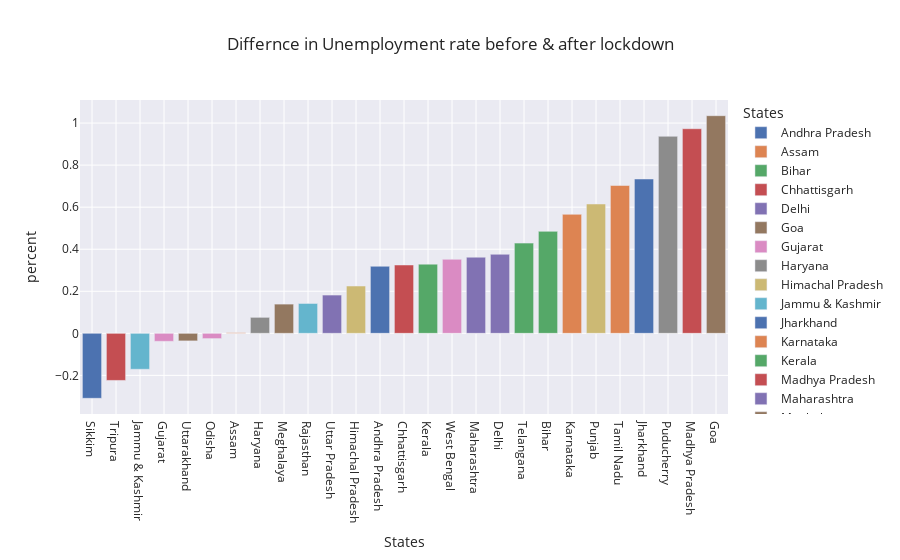

The cell this chart's notebook holds for it:
### Code cell
import plotly.express as px
plt.figure(figsize =(10, 7))
fig = px.bar(df1, x='States', y='percent', color='States', title='Differnce in Unemployment rate before & after lockdown', template='seaborn')

# Updating the x-axis category order to be in descending total
fig.update_layout(xaxis={'categoryorder': 'total ascending'})
fig.show()

### Figure 1 — Plotly figure (JSON) as saved in the notebook; plotly's stock layout.template omitted (floating-point values rounded to 4 significant figures)
{"data": [{"alignmentgroup": "True", "hovertemplate": "States=%{x}<br>percent=%{y}<extra></extra>", "legendgroup": "Andhra Pradesh", "marker": {"color": "rgb(76,114,176)", "pattern": {"shape": ""}}, "name": "Andhra Pradesh", "offsetgroup": "Andhra Pradesh", "orientation": "v", "showlegend": true, "textposition": "auto", "type": "bar", "x": ["Andhra Pradesh"], "xaxis": "x", "y": [0.319], "yaxis": "y"}, {"alignmentgroup": "True", "hovertemplate": "States=%{x}<br>percent=%{y}<extra></extra>", "legendgroup": "Assam", "marker": {"color": "rgb(221,132,82)", "pattern": {"shape": ""}}, "name": "Assam", "offsetgroup": "Assam", "orientation": "v", "showlegend": true, "textposition": "auto", "type": "bar", "x": ["Assam"], "xaxis": "x", "y": [0.003], "yaxis": "y"}, {"alignmentgroup": "True", "hovertemplate": "States=%{x}<br>percent=%{y}<extra></extra>", "legendgroup": "Bihar", "marker": {"color": "rgb(85,168,104)", "pattern": {"shape": ""}}, "name": "Bihar", "offsetgroup": "Bihar", "orientation": "v", "showlegend": true, "textposition": "auto", "type": "bar", "x": ["Bihar"], "xaxis": "x", "y": [0.485], "yaxis": "y"}, {"alignmentgroup": "True", "hovertemplate": "States=%{x}<br>percent=%{y}<extra></extra>", "legendgroup": "Chhattisgarh", "marker": {"color": "rgb(196,78,82)", "pattern": {"shape": ""}}, "name": "Chhattisgarh", "offsetgroup": "Chhattisgarh", "orientation": "v", "showlegend": true, "textposition": "auto", "type": "bar", "x": ["Chhattisgarh"], "xaxis": "x", "y": [0.325], "yaxis": "y"}, {"alignmentgroup": "True", "hovertemplate": "States=%{x}<br>percent=%{y}<extra></extra>", "legendgroup": "Delhi", "marker": {"color": "rgb(129,114,179)", "pattern": {"shape": ""}}, "name": "Delhi", "offsetgroup": "Delhi", "orientation": "v", "showlegend": true, "textposition": "auto", "type": "bar", "x": ["Delhi"], "xaxis": "x", "y": [0.376], "yaxis": "y"}, {"alignmentgroup": "True", "hovertemplate": "States=%{x}<br>percent=%{y}<extra></extra>", "legendgroup": "Goa", "marker": {"color": "rgb(147,120,96)", "pattern": {"shape": ""}}, "name": "Goa", "offsetgroup": "Goa", "orientation": "v", "showlegend": true, "textposition": "auto", "type": "bar", "x": ["Goa"], "xaxis": "x", "y": [1.035], "yaxis": "y"}, {"alignmentgroup": "True", "hovertemplate": "States=%{x}<br>percent=%{y}<extra></extra>", "legendgroup": "Gujarat", "marker": {"color": "rgb(218,139,195)", "pattern": {"shape": ""}}, "name": "Gujarat", "offsetgroup": "Gujarat", "orientation": "v", "showlegend": true, "textposition": "auto", "type": "bar", "x": ["Gujarat"], "xaxis": "x", "y": [-0.038], "yaxis": "y"}, {"alignmentgroup": "True", "hovertemplate": "States=%{x}<br>percent=%{y}<extra></extra>", "legendgroup": "Haryana", "marker": {"color": "rgb(140,140,140)", "pattern": {"shape": ""}}, "name": "Haryana", "offsetgroup": "Haryana", "orientation": "v", "showlegend": true, "textposition": "auto", "type": "bar", "x": ["Haryana"], "xaxis": "x", "y": [0.076], "yaxis": "y"}, {"alignmentgroup": "True", "hovertemplate": "States=%{x}<br>percent=%{y}<extra></extra>", "legendgroup": "Himachal Pradesh", "marker": {"color": "rgb(204,185,116)", "pattern": {"shape": ""}}, "name": "Himachal Pradesh", "offsetgroup": "Himachal Pradesh", "orientation": "v", "showlegend": true, "textposition": "auto", "type": "bar", "x": ["Himachal Pradesh"], "xaxis": "x", "y": [0.225], "yaxis": "y"}, {"alignmentgroup": "True", "hovertemplate": "States=%{x}<br>percent=%{y}<extra></extra>", "legendgroup": "Jammu & Kashmir", "marker": {"color": "rgb(100,181,205)", "pattern": {"shape": ""}}, "name": "Jammu & Kashmir", "offsetgroup": "Jammu & Kashmir", "orientation": "v", "showlegend": true, "textposition": "auto", "type": "bar", "x": ["Jammu & Kashmir"], "xaxis": "x", "y": [-0.171], "yaxis": "y"}, {"alignmentgroup": "True", "hovertemplate": "States=%{x}<br>percent=%{y}<extra></extra>", "legendgroup": "Jharkhand", "marker": {"color": "rgb(76,114,176)", "pattern": {"shape": ""}}, "name": "Jharkhand", "offsetgroup": "Jharkhand", "orientation": "v", "showlegend": true, "textposition": "auto", "type": "bar", "x": ["Jharkhand"], "xaxis": "x", "y": [0.734], "yaxis": "y"}, {"alignmentgroup": "True", "hovertemplate": "States=%{x}<br>percent=%{y}<extra></extra>", "legendgroup": "Karnataka", "marker": {"color": "rgb(221,132,82)", "pattern": {"shape": ""}}, "name": "Karnataka", "offsetgroup": "Karnataka", "orientation": "v", "showlegend": true, "textposition": "auto", "type": "bar", "x": ["Karnataka"], "xaxis": "x", "y": [0.566], "yaxis": "y"}, {"alignmentgroup": "True", "hovertemplate": "States=%{x}<br>percent=%{y}<extra></extra>", "legendgroup": "Kerala", "marker": {"color": "rgb(85,168,104)", "pattern": {"shape": ""}}, "name": "Kerala", "offsetgroup": "Kerala", "orientation": "v", "showlegend": true, "textposition": "auto", "type": "bar", "x": ["Kerala"], "xaxis": "x", "y": [0.329], "yaxis": "y"}, {"alignmentgroup": "True", "hovertemplate": "States=%{x}<br>percent=%{y}<extra></extra>", "legendgroup": "Madhya Pradesh", "marker": {"color": "rgb(196,78,82)", "pattern": {"shape": ""}}, "name": "Madhya Pradesh", "offsetgroup": "Madhya Pradesh", "orientation": "v", "showlegend": true, "textposition": "auto", "type": "bar", "x": ["Madhya Pradesh"], "xaxis": "x", "y": [0.973], "yaxis": "y"}, {"alignmentgroup": "True", "hovertemplate": "States=%{x}<br>percent=%{y}<extra></extra>", "legendgroup": "Maharashtra", "marker": {"color": "rgb(129,114,179)", "pattern": {"shape": ""}}, "name": "Maharashtra", "offsetgroup": "Maharashtra", "orientation": "v", "showlegend": true, "textposition": "auto", "type": "bar", "x": ["Maharashtra"], "xaxis": "x", "y": [0.362], "yaxis": "y"}, {"alignmentgroup": "True", "hovertemplate": "States=%{x}<br>percent=%{y}<extra></extra>", "legendgroup": "Meghalaya", "marker": {"color": "rgb(147,120,96)", "pattern": {"shape": ""}}, "name": "Meghalaya", "offsetgroup": "Meghalaya", "orientation": "v", "showlegend": true, "textposition": "auto", "type": "bar", "x": ["Meghalaya"], "xaxis": "x", "y": [0.139], "yaxis": "y"}, {"alignmentgroup": "True", "hovertemplate": "States=%{x}<br>percent=%{y}<extra></extra>", "legendgroup": "Odisha", "marker": {"color": "rgb(218,139,195)", "pattern": {"shape": ""}}, "name": "Odisha", "offsetgroup": "Odisha", "orientation": "v", "showlegend": true, "textposition": "auto", "type": "bar", "x": ["Odisha"], "xaxis": "x", "y": [-0.025], "yaxis": "y"}, {"alignmentgroup": "True", "hovertemplate": "States=%{x}<br>percent=%{y}<extra></extra>", "legendgroup": "Puducherry", "marker": {"color": "rgb(140,140,140)", "pattern": {"shape": ""}}, "name": "Puducherry", "offsetgroup": "Puducherry", "orientation": "v", "showlegend": true, "textposition": "auto", "type": "bar", "x": ["Puducherry"], "xaxis": "x", "y": [0.937], "yaxis": "y"}, {"alignmentgroup": "True", "hovertemplate": "States=%{x}<br>percent=%{y}<extra></extra>", "legendgroup": "Punjab", "marker": {"color": "rgb(204,185,116)", "pattern": {"shape": ""}}, "name": "Punjab", "offsetgroup": "Punjab", "orientation": "v", "showlegend": true, "textposition": "auto", "type": "bar", "x": ["Punjab"], "xaxis": "x", "y": [0.615], "yaxis": "y"}, {"alignmentgroup": "True", "hovertemplate": "States=%{x}<br>percent=%{y}<extra></extra>", "legendgroup": "Rajasthan", "marker": {"color": "rgb(100,181,205)", "pattern": {"shape": ""}}, "name": "Rajasthan", "offsetgroup": "Rajasthan", "orientation": "v", "showlegend": true, "textposition": "auto", "type": "bar", "x": ["Rajasthan"], "xaxis": "x", "y": [0.142], "yaxis": "y"}, {"alignmentgroup": "True", "hovertemplate": "States=%{x}<br>percent=%{y}<extra></extra>", "legendgroup": "Sikkim", "marker": {"color": "rgb(76,114,176)", "pattern": {"shape": ""}}, "name": "Sikkim", "offsetgroup": "Sikkim", "orientation": "v", "showlegend": true, "textposition": "auto", "type": "bar", "x": ["Sikkim"], "xaxis": "x", "y": [-0.309], "yaxis": "y"}, {"alignmentgroup": "True", "hovertemplate": "States=%{x}<br>percent=%{y}<extra></extra>", "legendgroup": "Tamil Nadu", "marker": {"color": "rgb(221,132,82)", "pattern": {"shape": ""}}, "name": "Tamil Nadu", "offsetgroup": "Tamil Nadu", "orientation": "v", "showlegend": true, "textposition": "auto", "type": "bar", "x": ["Tamil Nadu"], "xaxis": "x", "y": [0.703], "yaxis": "y"}, {"alignmentgroup": "True", "hovertemplate": "States=%{x}<br>percent=%{y}<extra></extra>", "legendgroup": "Telangana", "marker": {"color": "rgb(85,168,104)", "pattern": {"shape": ""}}, "name": "Telangana", "offsetgroup": "Telangana", "orientation": "v", "showlegend": true, "textposition": "auto", "type": "bar", "x": ["Telangana"], "xaxis": "x", "y": [0.429], "yaxis": "y"}, {"alignmentgroup": "True", "hovertemplate": "States=%{x}<br>percent=%{y}<extra></extra>", "legendgroup": "Tripura", "marker": {"color": "rgb(196,78,82)", "pattern": {"shape": ""}}, "name": "Tripura", "offsetgroup": "Tripura", "orientation": "v", "showlegend": true, "textposition": "auto", "type": "bar", "x": ["Tripura"], "xaxis": "x", "y": [-0.224], "yaxis": "y"}, {"alignmentgroup": "True", "hovertemplate": "States=%{x}<br>percent=%{y}<extra></extra>", "legendgroup": "Uttar Pradesh", "marker": {"color": "rgb(129,114,179)", "pattern": {"shape": ""}}, "name": "Uttar Pradesh", "offsetgroup": "Uttar Pradesh", "orientation": "v", "showlegend": true, "textposition": "auto", "type": "bar", "x": ["Uttar Pradesh"], "xaxis": "x", "y": [0.182], "yaxis": "y"}, {"alignmentgroup": "True", "hovertemplate": "States=%{x}<br>percent=%{y}<extra></extra>", "legendgroup": "Uttarakhand", "marker": {"color": "rgb(147,120,96)", "pattern": {"shape": ""}}, "name": "Uttarakhand", "offsetgroup": "Uttarakhand", "orientation": "v", "showlegend": true, "textposition": "auto", "type": "bar", "x": ["Uttarakhand"], "xaxis": "x", "y": [-0.036], "yaxis": "y"}, {"alignmentgroup": "True", "hovertemplate": "States=%{x}<br>percent=%{y}<extra></extra>", "legendgroup": "West Bengal", "marker": {"color": "rgb(218,139,195)", "pattern": {"shape": ""}}, "name": "West Bengal", "offsetgroup": "West Bengal", "orientation": "v", "showlegend": true, "textposition": "auto", "type": "bar", "x": ["West Bengal"], "xaxis": "x", "y": [0.352], "yaxis": "y"}], "layout": {"autosize": true, "barmode": "relative", "legend": {"title": {"text": "States"}, "tracegroupgap": 0}, "title": {"text": "Differnce in Unemployment rate before & after lockdown"}, "xaxis": {"anchor": "y", "autorange": true, "categoryarray": ["Andhra Pradesh", "Assam", "Bihar", "Chhattisgarh", "Delhi", "Goa", "Gujarat", "Haryana", "Himachal Pradesh", "Jammu & Kashmir", "Jharkhand", "Karnataka", "Kerala", "Madhya Pradesh", "Maharashtra", "Meghalaya", "Odisha", "Puducherry", "Punjab", "Rajasthan", "Sikkim", "Tamil Nadu", "Telangana", "Tripura", "Uttar Pradesh", "Uttarakhand", "West Bengal"], "categoryorder": "total ascending", "domain": [0, 1], "range": [-0.5, 26.5], "title": {"text": "States"}, "type": "category"}, "yaxis": {"anchor": "x", "autorange": true, "domain": [0, 1], "range": [-0.3837, 1.11], "title": {"text": "percent"}, "type": "linear"}}}
